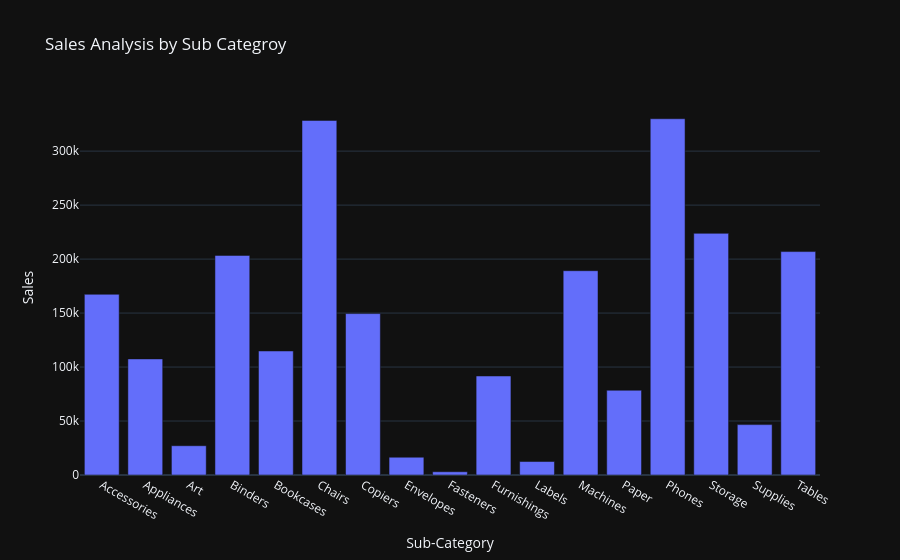

Notebook code cell kept with this figure:
### Code cell
fig = px.bar(sales_by_subcategory, x = "Sub-Category", y = "Sales", title = "Sales Analysis by Sub Categroy")
fig.show()

### Figure 1 — Plotly figure (JSON) as saved in the notebook; plotly's stock layout.template omitted (floating-point values rounded to 4 significant figures)
{"data": [{"hovertemplate": "Sub-Category=%{x}<br>Sales=%{y}<extra></extra>", "legendgroup": "", "marker": {"color": "#636efa", "pattern": {"shape": ""}}, "name": "", "orientation": "v", "showlegend": false, "textposition": "auto", "type": "bar", "x": ["Accessories", "Appliances", "Art", "Binders", "Bookcases", "Chairs", "Copiers", "Envelopes", "Fasteners", "Furnishings", "Labels", "Machines", "Paper", "Phones", "Storage", "Supplies", "Tables"], "xaxis": "x", "y": [167400.0, 107500.0, 27120.0, 203400.0, 114900.0, 328400.0, 149500.0, 16480.0, 3024.0, 91710.0, 12490.0, 189200.0, 78480.0, 330000.0, 223800.0, 46670.0, 207000.0], "yaxis": "y"}], "layout": {"barmode": "relative", "legend": {"tracegroupgap": 0}, "title": {"text": "Sales Analysis by Sub Categroy"}, "xaxis": {"anchor": "y", "domain": [0, 1], "title": {"text": "Sub-Category"}}, "yaxis": {"anchor": "x", "domain": [0, 1], "title": {"text": "Sales"}}}}
